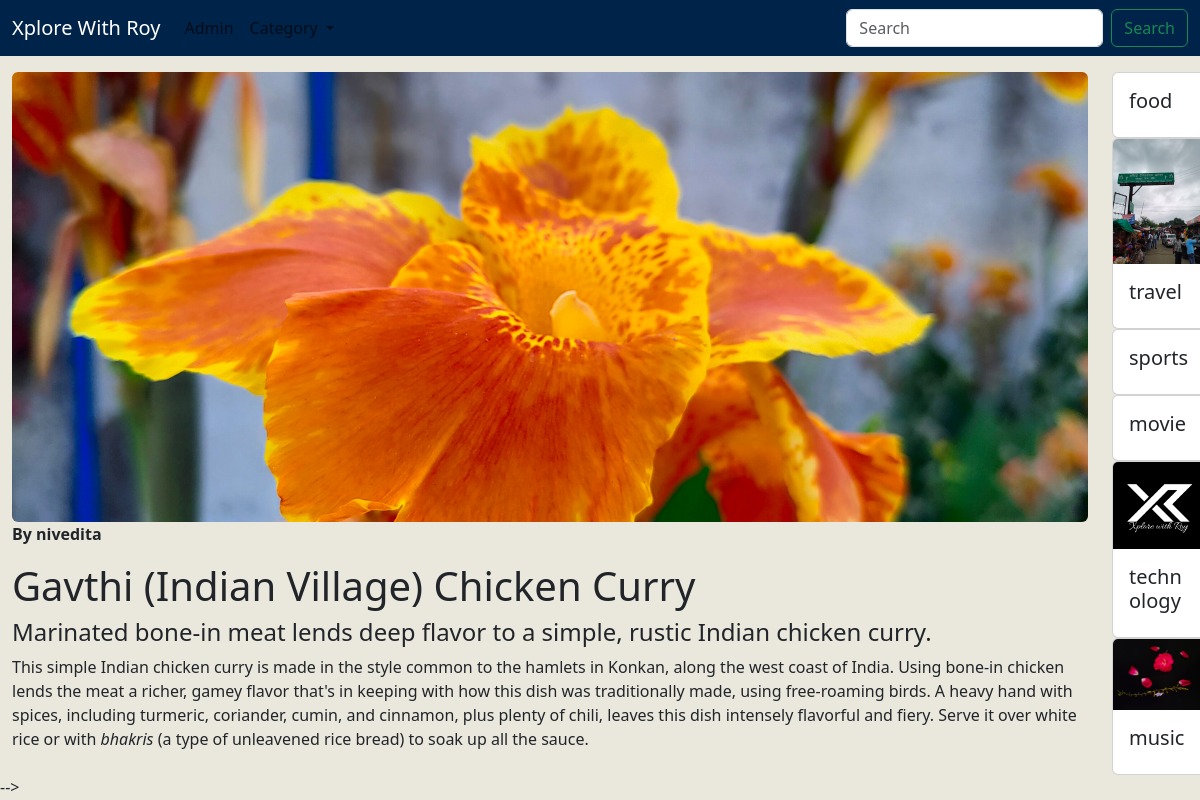
/myblogs/chickencurry, run on an earlier commit of the app's database.
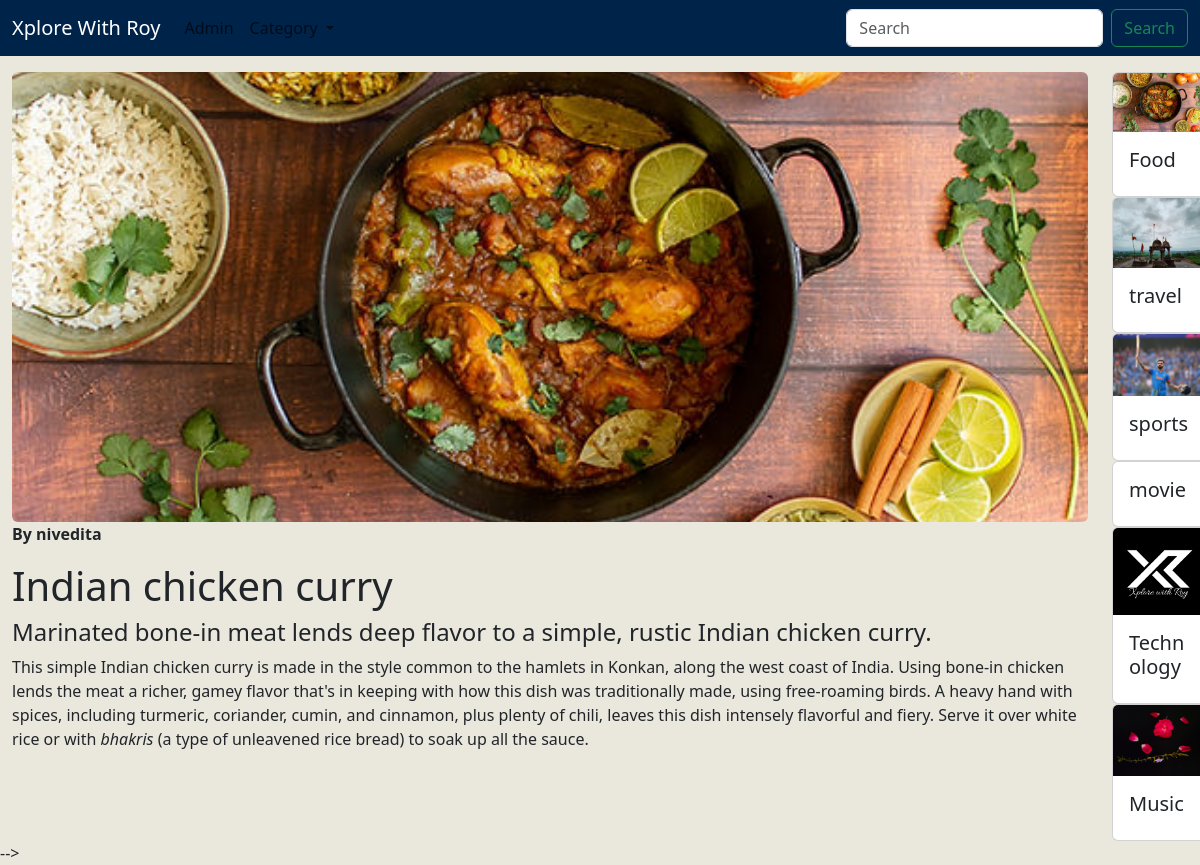
And on a later commit of the database.
### myapp/models.py (models this page shows, shortened)
class Post(models.Model):
    post_id = models.AutoField(primary_key=True)
    title = models.CharField(max_length=200)
    author = models.CharField(max_length=50)
    content = HTMLField()
    url = models.CharField(max_length=100)
    image = models.ImageField(upload_to='post/',blank=True, null=True)
    added_date = models.DateTimeField(auto_now_add=True,null=True)
    cat = models.ForeignKey(Catagory,on_delete=models.CASCADE)

class Catagory(models.Model):
    cat_id = models.AutoField(primary_key=True)
    title = models.CharField(max_length=50)
    description = models.TextField()
    url = models.CharField(max_length=100)
    image = models.ImageField(upload_to='catagory/')
    added_date = models.DateTimeField(auto_now_add=True,null=True)

### myapp/views.py (the view)
# urls.py: path('myblogs/<slug:url>',Posts,name='post details'),
def Posts(request,url):
    post = Post.objects.get(url=url)
    cats = Catagory.objects.all()
    return render(request,'post.html',{'post': post,'cats': cats})

### myapp/templates/post.html (shortened to what this page needs)
{% extends "base.html" %}
{% block content %}
{% load static%}
<body style="background-color:#EAE7DD;">
    <div class="container-fluid  mt-3">
        <div class="row">
            <div class="col-mb-4 col-sm-11">
                <img src="/media/{{post.image}}" class="img-fluid rounded"
                    style="width: 100%; height: 450px; object-fit: cover; " alt="">
                <b>By {{post.author}}</b>
                <p>{{post.content | safe}} </p>
            </div>
            <div class="col-mb-4 col-sm-1">
                {% for cat in cats %}
                <a class="text-decoration-none" href="/catagory/{{cat.url}}">
                    <div class="card" style="width: 6rem;">
                        <img src="/media/{{cat.image}}" class="card-img-top" alt="">
                        <div class="card-body">
                            <h5 class="card-title">{{cat.title}} </h5>
                        </div>
                    </div>
                </a>
                {% endfor %}
            </div>
        </div>
    </div>
    </div> -->
</body>
{% endblock content %}

### myapp/templates/base.html (shortened to what this page needs)
<!doctype html>
<html lang="en">
<head>
    <link href="https://cdn.jsdelivr.net/npm/bootstrap@5.3.2/dist/css/bootstrap.min.css" rel="stylesheet"
>
    {% load static%}
</head>
<body>
    <nav class="navbar navbar-expand-lg" style="background-color:#002349;">
        <div class="container-fluid">
            <a class="navbar-brand" style="color : white" href="/">Xplore With Roy</a>
            <div class="collapse navbar-collapse" id="navbarSupportedContent">
                <ul class="navbar-nav me-auto mb-2 mb-lg-0">
                    <li class="nav-item">
                        <a class="nav-link" href="/admin">Admin</a>
                    </li>
                    <li class="nav-item dropdown">
                        <a class="nav-link dropdown-toggle" href="#" role="button" data-bs-toggle="dropdown"
                            aria-expanded="false">
                        </a>
                    </li>
                </ul>
                <form class="d-flex" role="search">
                    <input class="form-control me-2" type="search" placeholder="Search" aria-label="Search">
                    <button class="btn btn-outline-success" type="submit">Search</button>
                </form>
            </div>
        </div>
    </nav>
    {% block content %}{% endblock content %}
</body>
</html>

What changed in the data, as far as the page shows it:
changed Post "nivedita": image: a different picture; content "Gavthi (Indian Village) Chicken Curry Marinated bone-in meat lends…" → "Indian chicken curry Marinated bone-in meat lends…"
changed Catagory: image: picture added; title "food" → "Food"
changed Catagory "travel": image: a different picture
changed Catagory "sports": image: picture added
changed Catagory: title "technology" → "Technology"
changed Catagory: title "music" → "Music"
